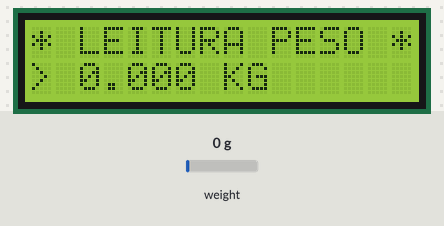
A sketch run on a simulated Arduino Uno, built with avr-gcc and run on an emulated ATmega328P. Shown: 16×2 character LCD. The test bench sets the inputs (shaded band); at power-on: weight on the scale 0 g. What the sketch prints to the serial monitor is not drawn.

Above: at 3.4 s.
3.5 s: weight on the scale set to 100 g
At 4.5 s:
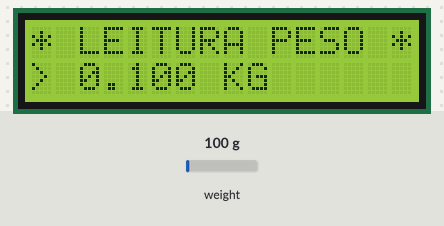
5.1 s: weight on the scale set to 1250 g
At 5.4 s:
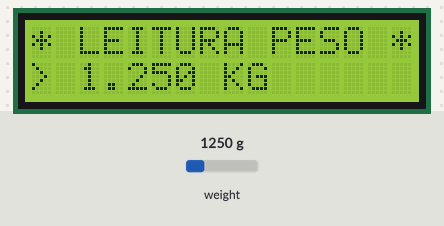
6.6 s: weight on the scale set to 2500 g
At 7.6 s:
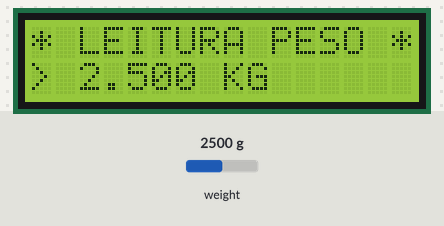
Timing chart, 0 to 9.6 s (numbered marks = the images above; inputs shaded):
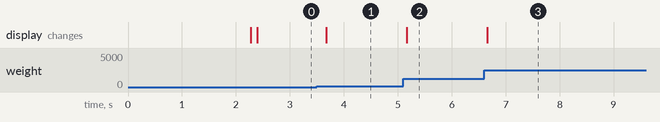

The sketch:

leitor-bal-checkout.ino
```cpp
// https://www.robocore.net/tutoriais/celula-de-carga-hx711-com-arduino


#include <SoftwareSerial.h>
#include <Wire.h>
#include <LiquidCrystal_I2C.h>
#include "HX711.h"
#include <math.h>

LiquidCrystal_I2C lcd(0x27,20,4);  // set the LCD address to 0x27 for a 16 chars and 2 line display

byte ENQ = 0x05;  //ASCII 0x05 == ENQUIRY
byte STX = 0x02; //STX=02h
byte ETX = 0x03; //ETX=03h
byte CR = 0x0D;  //CR=0Dh
byte LF = 0x0A;  //LF=0A

HX711 escala;

#define DT A1
#define SCK A0

SoftwareSerial mySerial(2, 3); // RX, TX

float fator_calibracao = -45000; //pre-definicao da variavel de calibracao

void setup()
{


  lcd.init();
  lcd.backlight();
  lcd.begin (16, 2);
  lcd.setBacklight(HIGH);
  lcd.setCursor(0, 0);
  lcd.print("**  BALANCA   **");
  lcd.setCursor(0, 1);
  lcd.print("**  CHECKOUT  **");
  //lcd.setCursor(0, 0);
  //lcd.clear();

  escala.begin (DT, SCK); //inicializacao e definicao dos pinos DT e SCK dentro do objeto ESCALA

  Serial.begin(9600);
  Serial.println("Leitura do Valor ADC:  ");
  Serial.println(escala.read());   // Aguada até o dispositivo estar pronto
  Serial.println("Nao coloque nada na balanca!");
  Serial.println("Iniciando...");


  //realiza uma media entre leituras com a celula sem carga
  //float media_leitura = escala.read_average();
  //Serial.print("Media de leituras com Celula sem carga: ");
  //Serial.print(media_leitura);
  //Serial.println();

  //escala.tare(); //zera a escala

  escala.set_scale(397930.55);     // Substituir o valor encontrado para escala
  escala.tare(20);                // O peso é chamado de Tare.
  Serial.println("Insira o item para Pesar");

  mySerial.begin(9600); // test monitor bluetooth
  // mySerial.begin(2400);

  lcd.clear();
  lcd.setCursor(0, 0);
  lcd.print("* LEITURA PESO *");


}

String AComando = (String) "00000";
float peso = 0.0;


/*void lerPeso()
{
  peso = escala.get_units(20);
  if (peso > 5.0) {
    AComando = "SSSSS";
  }
  else if (peso > 10.0) {
    AComando = "IIIII";
  }
  else if (peso < 0.0) {
    AComando = "NNNNN";
  }
  else if (peso == 0.0) {
    AComando = "00000";
  } else {
    AComando = (String) peso;
  }

  Serial.println(AComando);
}*/

/*
void lerSerial()
{
  if (mySerial.available() > 0)
  {
    if (mySerial.read() == ENQ)
    {
      mySerial.write(STX);
      mySerial.print(AComando);
      mySerial.write(ETX);
    }
  }
}*/


/*void mostrarDisplay()
{
  lcd.clear();
  lcd.setCursor(0, 0);
  lcd.print("* LEITURA PESO *");

  lcd.setCursor(0, 1);
  lcd.print("> ");
  lcd.print(peso, 3);
  lcd.println(" KG  ");

}*/

/*float arredondamento(float arredonda)
{
int temp_aux=0;
float temp_fracional=0;
float temp_final=0;
temp_aux=arredonda;
temp_fracional=(arredonda-temp_aux);

if (temp_fracional>=0.125 && temp_fracional<0.375)
{
temp_fracional=0.25;
temp_final=(temp_aux+temp_fracional);
return temp_final;
}
}*/


//const int TEMPO_ESPERA = 1000; //declaracao da variavel de espera
//char comando; //declaracao da variavel que ira receber os comandos para alterar o fator de calibracao

void loop()
{

  if (mySerial.available() > 0)
  {

/*
  teste a modo bluetooth conversao char
*/

    char comando = mySerial.read();

     //mySerial.println(comando);

/*

*/
    if (comando == 'l')
    // if ((mySerial.read() == ENQ) || (((char) mySerial.read()) == 'l'))
    {
      mySerial.write(STX);
      mySerial.print(AComando);
      mySerial.write(ETX);
    }
  }

  if (escala.is_ready()) {
        //Serial.print("Leitura: ");
        //pesoA = arredondamento(peso);
        peso = escala.get_units();

        if (peso > 5.0) {
          AComando = "SSSSS";
        } else if (peso > 10.0) {
          AComando = "IIIII";
        } else if (peso < 0.0) {
          AComando = "NNNNN";
        } else if (peso == 0.0) {
          AComando = "00000";
        } else {
          AComando = (String) peso;
        }
       // mySerial.println(AComando);

    if (peso > 0) {
      lcd.setCursor(0, 1);
      lcd.print("> ");
      lcd.print(peso, 3);
      lcd.println(" KG ");
    } else {
      lcd.setCursor(0, 1);
      lcd.println("> 0.000 KG ");
    }
  }

  delay(100);

  //escala.set_scale(fator_calibracao); //ajusta a escala para o fator de calibracao

  //verifica se o modulo esta pronto para realizar leituras
  /*if (escala.is_ready())
  {
    //mensagens de leitura no monitor serial
    //Serial.print("Leitura: ");
    // peso = escala.get_units();

    //lerPeso();
    peso = 3; //escala.get_units(20);
    if (peso > 5.0) {
      AComando = "SSSSS";
    }
    else if (peso > 10.0) {
      AComando = "IIIII";
    }
    else if (peso < 0.0) {
      AComando = "NNNNN";
    }
    else if (peso == 0.0) {
      AComando = "00000";
    } else {
      AComando = (String) peso;
    }*/

   // Serial.println(AComando);


   // Serial.print(peso, 3); //retorna a leitura da variavel escala com a unidade quilogramas
  //  Serial.print(" kg");
    //Serial.print(" \t Fator de Calibracao = ");
    //Serial.print(fator_calibracao);
  //  Serial.println();

    //mostrarDisplay();

   // if (pesoA != peso) {

  //  }

 // }

  //mySerial.flush();

  //alteracao do fator de calibracao
    /*if(Serial.available())
      {
        comando = Serial.read();
        switch (comando)
        {
          case 'x':
          fator_calibracao = fator_calibracao - 100;
          break;
          case 'c':
          fator_calibracao = fator_calibracao + 100;
          break;
          case 'v':
          fator_calibracao = fator_calibracao - 10;
          break;
          case 'b':
          fator_calibracao = fator_calibracao + 10;
          break;
          case 'n':
          fator_calibracao = fator_calibracao - 1;
          break;
          case 'm':
          fator_calibracao = fator_calibracao + 1;
          break;
        }
      }
    }
    else
    {
      Serial.print("HX-711 ocupado");
    } */
  //delay(TEMPO_ESPERA);


  //lerSerial();

  //lerPeso();

  //mostrarDisplay();

  //delay(10);

}
```

Measured:
- after the input at 3.5 s, the display: changes after 0.17 s (image 1)
- after the input at 5.1 s, the display: changes after 0.07 s (image 2)
- after the input at 6.6 s, the display: changes after 0.06 s (image 3)
